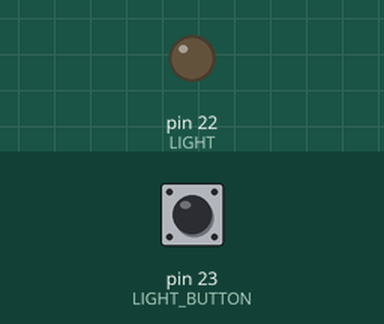
Simulated run of this sketch. Board: Arduino Mega 2560, built with avr-gcc and run on an emulated ATmega2560. Parts: output pins drawn as LEDs (lit = HIGH). Inputs (shaded band) come from the test bench; at power-on: pin 23 (LIGHT_BUTTON) HIGH.

Above: at 1.2 s.
1.3 s: pin 23 (LIGHT_BUTTON) pulled LOW for 0.15 s
At 2.3 s:
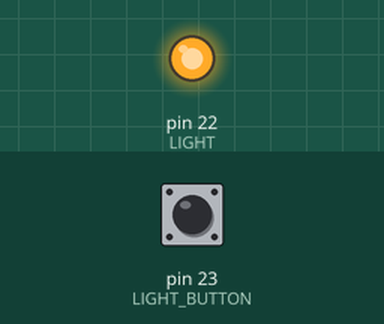
2.9 s: pin 23 (LIGHT_BUTTON) pulled LOW for 1 s
At 3.6 s:
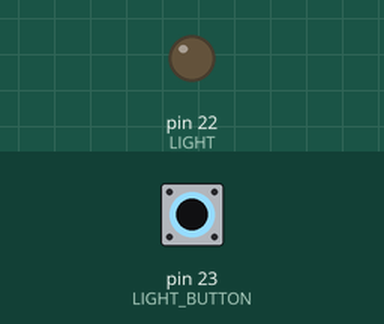
5.4 s: pin 23 (LIGHT_BUTTON) pulled LOW for 3.2 s
At 6.7 s:
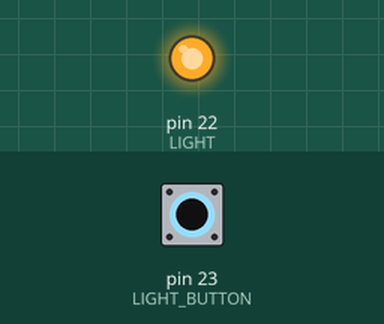
Timing chart, 0 to 8.4 s (numbered marks = the images above; inputs shaded):
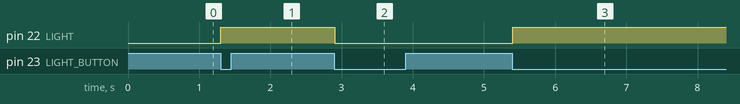

The sketch:

ch1_lightTogglePersistState.ino
```cpp
#include "Arduino.h"


const uint8_t LIGHT = 22;         // LED on pin 22
const uint8_t LIGHT_BUTTON = 23;  // Button (light switch) on pin 23

/*
 * NOTE: While HIGH/LOW now make more sense when using a pull-down resistor, it still
 *       makes even MORE clear using PRESSED / NOT_PRESSED.  However, now we set
 *       PRESSED equal to HIGH.
 */
const uint8_t PRESSED = LOW;       // Button input pin reads LOW when pressed
const uint8_t NOT_PRESSED = HIGH;  // Button input pin reads HIGH when NOT pressed

void setup() {
  pinMode(LIGHT, OUTPUT);               // LED representing our light (output)
  pinMode(LIGHT_BUTTON, INPUT_PULLUP);  // Button controlling light (input with pull-up resistor)
}

bool light_on = false;                     // we start with the light turned off
bool previous_button_state = NOT_PRESSED;  // start out with button NOT pressed

/*
 * In the loop we'll check to see if the button has *just* been pressed or released and
 * when it's pressed we'll toggle the light on/off.
 */
void loop() {
  // Since we only use the button state *inside* loop() we declare it here as a local variable.
  uint8_t button_state = digitalRead(LIGHT_BUTTON);  // read current button state and save it

  // first check to see if the button state has changed since last loop()
  if (button_state != previous_button_state) {
    if (button_state == PRESSED) {  // if our NEW state is PRESSED this is a new button press
      // then toggle our light, turning it of if it's on, and on if it's off.
      if (light_on) {
        digitalWrite(LIGHT, LOW);   // Light is on, turn it off
        light_on = false;           // ... and save it's new state
      } else {                      // Light must be off
        digitalWrite(LIGHT, HIGH);  // turn on light
        light_on = true;            // ... and save it's new state
      }
    }
    // Since button state changed, let's save its current state for next time through loop()
    previous_button_state = button_state;
  }

  delay(50);
}
```

Measured:
- after the input at 1.3 s, pin 22 (LIGHT): LOW → HIGH at once
- after the input at 2.9 s, pin 22 (LIGHT): HIGH → LOW at once
- after the input at 5.4 s, pin 22 (LIGHT): LOW → HIGH at once
